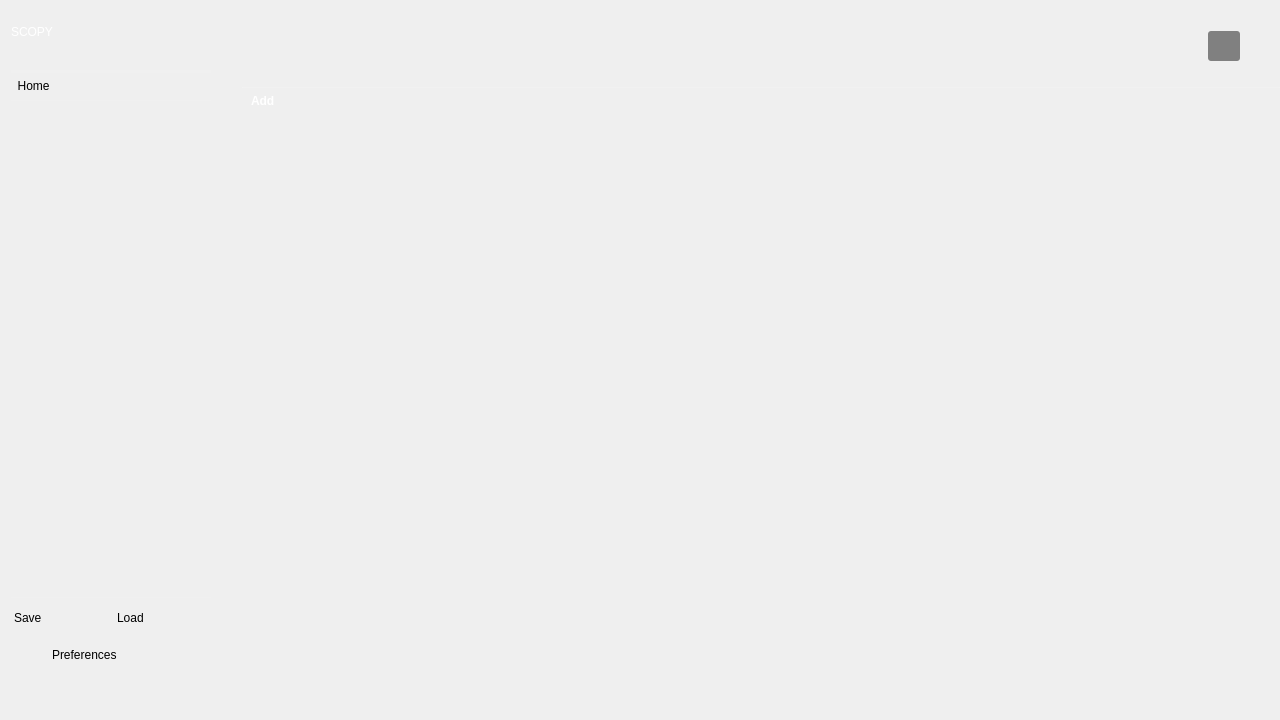
<?xml version="1.0" encoding="UTF-8"?>
<ui version="4.0">
 <class>ToolLauncher</class>
 <widget class="QMainWindow" name="ToolLauncher">
  <property name="geometry">
   <rect>
    <x>0</x>
    <y>0</y>
    <width>1280</width>
    <height>720</height>
   </rect>
  </property>
  <property name="minimumSize">
   <size>
    <width>1280</width>
    <height>720</height>
   </size>
  </property>
  <property name="windowTitle">
   <string>Scopy</string>
  </property>
  <widget class="QWidget" name="centralWidget">
   <property name="sizePolicy">
    <sizepolicy hsizetype="Maximum" vsizetype="Minimum">
     <horstretch>0</horstretch>
     <verstretch>0</verstretch>
    </sizepolicy>
   </property>
   <layout class="QHBoxLayout" name="horizontalLayout_3">
    <property name="topMargin">
     <number>0</number>
    </property>
    <property name="rightMargin">
     <number>0</number>
    </property>
    <property name="bottomMargin">
     <number>0</number>
    </property>
    <item>
     <widget class="adiscope::MenuAnim" name="menu" native="true">
      <property name="sizePolicy">
       <sizepolicy hsizetype="Preferred" vsizetype="Preferred">
        <horstretch>0</horstretch>
        <verstretch>0</verstretch>
       </sizepolicy>
      </property>
      <property name="minimumSize">
       <size>
        <width>64</width>
        <height>0</height>
       </size>
      </property>
      <property name="styleSheet">
       <string notr="true">.QWidget[selected=true] { background-color: rgba(0, 0, 0, 60); }</string>
      </property>
      <layout class="QVBoxLayout" name="verticalLayout">
       <property name="leftMargin">
        <number>0</number>
       </property>
       <property name="topMargin">
        <number>0</number>
       </property>
       <property name="rightMargin">
        <number>0</number>
       </property>
       <item>
        <widget class="QWidget" name="menuControl" native="true">
         <property name="styleSheet">
          <string notr="true">QPushButton { text-align:left; border: none; background-color: none; }
.QWidget:hover { background-color: rgba(0, 0, 0, 60); }
.QWidget[selected=true] { background-color: rgba(0, 0, 0, 60); }</string>
         </property>
         <layout class="QHBoxLayout" name="horizontalLayout_8">
          <property name="leftMargin">
           <number>0</number>
          </property>
          <property name="topMargin">
           <number>0</number>
          </property>
          <property name="rightMargin">
           <number>0</number>
          </property>
          <property name="bottomMargin">
           <number>0</number>
          </property>
          <item>
           <widget class="QPushButton" name="btnMenu">
            <property name="minimumSize">
             <size>
              <width>32</width>
              <height>64</height>
             </size>
            </property>
            <property name="styleSheet">
             <string notr="true">QPushButton {
font: 75 18pt &quot;Courier 10 Pitch&quot;;
color: rgb(255, 255, 255);
}</string>
            </property>
            <property name="text">
             <string>SCOPY</string>
            </property>
            <property name="icon">
             <iconset resource="../resources/resources.qrc">
              <normaloff>:/menu/menu_button.png</normaloff>:/menu/menu_button.png</iconset>
            </property>
            <property name="iconSize">
             <size>
              <width>32</width>
              <height>32</height>
             </size>
            </property>
            <property name="checkable">
             <bool>true</bool>
            </property>
            <property name="checked">
             <bool>true</bool>
            </property>
            <property name="flat">
             <bool>true</bool>
            </property>
           </widget>
          </item>
          <item>
           <spacer name="horizontalSpacer_3">
            <property name="orientation">
             <enum>Qt::Horizontal</enum>
            </property>
            <property name="sizeType">
             <enum>QSizePolicy::Fixed</enum>
            </property>
            <property name="sizeHint" stdset="0">
             <size>
              <width>32</width>
              <height>0</height>
             </size>
            </property>
           </spacer>
          </item>
         </layout>
        </widget>
       </item>
       <item>
        <widget class="Line" name="line_3">
         <property name="styleSheet">
          <string notr="true">color: rgba(255, 255, 255, 16);</string>
         </property>
         <property name="frameShadow">
          <enum>QFrame::Plain</enum>
         </property>
         <property name="lineWidth">
          <number>4</number>
         </property>
         <property name="orientation">
          <enum>Qt::Horizontal</enum>
         </property>
        </widget>
       </item>
       <item>
        <widget class="QWidget" name="home" native="true">
         <property name="maximumSize">
          <size>
           <width>16777215</width>
           <height>16777215</height>
          </size>
         </property>
         <property name="styleSheet">
          <string notr="true">QPushButton { text-align:left; border: none; background-color: none; }
.QWidget:hover { background-color: rgba(0, 0, 0, 60); }
.QWidget[selected=true] { background-color: rgba(0, 0, 0, 60); }</string>
         </property>
         <layout class="QHBoxLayout" name="horizontalLayout_7">
          <property name="spacing">
           <number>2</number>
          </property>
          <property name="leftMargin">
           <number>0</number>
          </property>
          <property name="topMargin">
           <number>0</number>
          </property>
          <property name="rightMargin">
           <number>2</number>
          </property>
          <property name="bottomMargin">
           <number>0</number>
          </property>
          <item>
           <widget class="QPushButton" name="btnHome">
            <property name="sizePolicy">
             <sizepolicy hsizetype="Minimum" vsizetype="Minimum">
              <horstretch>0</horstretch>
              <verstretch>0</verstretch>
             </sizepolicy>
            </property>
            <property name="minimumSize">
             <size>
              <width>32</width>
              <height>0</height>
             </size>
            </property>
            <property name="maximumSize">
             <size>
              <width>16777215</width>
              <height>16777215</height>
             </size>
            </property>
            <property name="text">
             <string>  Home</string>
            </property>
            <property name="icon">
             <iconset resource="../resources/resources.qrc">
              <normaloff>:/menu/home.png</normaloff>:/menu/home.png</iconset>
            </property>
            <property name="iconSize">
             <size>
              <width>32</width>
              <height>32</height>
             </size>
            </property>
            <property name="checkable">
             <bool>true</bool>
            </property>
            <property name="flat">
             <bool>true</bool>
            </property>
            <attribute name="buttonGroup">
             <string notr="true">buttonGroup_2</string>
            </attribute>
           </widget>
          </item>
          <item>
           <spacer name="horizontalSpacer">
            <property name="orientation">
             <enum>Qt::Horizontal</enum>
            </property>
            <property name="sizeType">
             <enum>QSizePolicy::Fixed</enum>
            </property>
            <property name="sizeHint" stdset="0">
             <size>
              <width>32</width>
              <height>0</height>
             </size>
            </property>
           </spacer>
          </item>
         </layout>
        </widget>
       </item>
       <item>
        <widget class="Line" name="line_2">
         <property name="styleSheet">
          <string notr="true">color: rgba(255, 255, 255, 16);</string>
         </property>
         <property name="frameShadow">
          <enum>QFrame::Plain</enum>
         </property>
         <property name="orientation">
          <enum>Qt::Horizontal</enum>
         </property>
        </widget>
       </item>
       <item>
        <widget class="QScrollArea" name="scrollArea">
         <property name="sizePolicy">
          <sizepolicy hsizetype="Preferred" vsizetype="Expanding">
           <horstretch>0</horstretch>
           <verstretch>0</verstretch>
          </sizepolicy>
         </property>
         <property name="minimumSize">
          <size>
           <width>200</width>
           <height>0</height>
          </size>
         </property>
         <property name="frameShape">
          <enum>QFrame::NoFrame</enum>
         </property>
         <property name="horizontalScrollBarPolicy">
          <enum>Qt::ScrollBarAlwaysOff</enum>
         </property>
         <property name="widgetResizable">
          <bool>true</bool>
         </property>
         <widget class="QWidget" name="scrollAreaWidgetContents">
          <property name="geometry">
           <rect>
            <x>0</x>
            <y>0</y>
            <width>200</width>
            <height>467</height>
           </rect>
          </property>
          <property name="minimumSize">
           <size>
            <width>0</width>
            <height>0</height>
           </size>
          </property>
          <layout class="QVBoxLayout" name="verticalLayout_4">
           <property name="spacing">
            <number>0</number>
           </property>
           <property name="leftMargin">
            <number>0</number>
           </property>
           <property name="topMargin">
            <number>0</number>
           </property>
           <property name="rightMargin">
            <number>0</number>
           </property>
           <property name="bottomMargin">
            <number>0</number>
           </property>
           <item>
            <widget class="QWidget" name="widget" native="true">
             <property name="sizePolicy">
              <sizepolicy hsizetype="Expanding" vsizetype="Expanding">
               <horstretch>0</horstretch>
               <verstretch>0</verstretch>
              </sizepolicy>
             </property>
             <property name="styleSheet">
              <string notr="true"/>
             </property>
             <layout class="QVBoxLayout" name="menuOptionsLayout">
              <property name="sizeConstraint">
               <enum>QLayout::SetMinAndMaxSize</enum>
              </property>
              <property name="leftMargin">
               <number>0</number>
              </property>
             </layout>
            </widget>
           </item>
          </layout>
         </widget>
        </widget>
       </item>
       <item>
        <widget class="Line" name="line">
         <property name="styleSheet">
          <string notr="true">color: rgba(255, 255, 255, 16);</string>
         </property>
         <property name="frameShadow">
          <enum>QFrame::Plain</enum>
         </property>
         <property name="orientation">
          <enum>Qt::Horizontal</enum>
         </property>
        </widget>
       </item>
       <item>
        <layout class="QHBoxLayout" name="horizontalLayout_4">
         <item>
          <widget class="QWidget" name="Save" native="true">
           <property name="enabled">
            <bool>true</bool>
           </property>
           <layout class="QHBoxLayout" name="horizontalLayout_5">
            <property name="spacing">
             <number>0</number>
            </property>
            <property name="leftMargin">
             <number>3</number>
            </property>
            <property name="topMargin">
             <number>3</number>
            </property>
            <property name="rightMargin">
             <number>3</number>
            </property>
            <property name="bottomMargin">
             <number>3</number>
            </property>
            <item>
             <widget class="QPushButton" name="saveBtn">
              <property name="enabled">
               <bool>true</bool>
              </property>
              <property name="sizePolicy">
               <sizepolicy hsizetype="Preferred" vsizetype="Preferred">
                <horstretch>0</horstretch>
                <verstretch>0</verstretch>
               </sizepolicy>
              </property>
              <property name="maximumSize">
               <size>
                <width>16777215</width>
                <height>16777215</height>
               </size>
              </property>
              <property name="styleSheet">
               <string notr="true">QPushButton { text-align:left; border: none; background-color: none; }
QWidget:hover { background-color: rgba(0, 0, 0, 60); }
.QWidget[selected=true] { background-color: rgba(0, 0, 0, 60); }</string>
              </property>
              <property name="text">
               <string>Save</string>
              </property>
              <property name="icon">
               <iconset>
                <normalon>:/icons/ic save.svg</normalon>
               </iconset>
              </property>
              <property name="flat">
               <bool>true</bool>
              </property>
             </widget>
            </item>
            <item>
             <spacer name="horizontalSpacer_6">
              <property name="orientation">
               <enum>Qt::Horizontal</enum>
              </property>
              <property name="sizeType">
               <enum>QSizePolicy::Fixed</enum>
              </property>
              <property name="sizeHint" stdset="0">
               <size>
                <width>5</width>
                <height>20</height>
               </size>
              </property>
             </spacer>
            </item>
           </layout>
          </widget>
         </item>
         <item>
          <widget class="QWidget" name="Load" native="true">
           <property name="enabled">
            <bool>true</bool>
           </property>
           <layout class="QHBoxLayout" name="horizontalLayout_6">
            <property name="spacing">
             <number>0</number>
            </property>
            <property name="leftMargin">
             <number>3</number>
            </property>
            <property name="topMargin">
             <number>3</number>
            </property>
            <property name="rightMargin">
             <number>3</number>
            </property>
            <property name="bottomMargin">
             <number>3</number>
            </property>
            <item>
             <widget class="QPushButton" name="loadBtn">
              <property name="sizePolicy">
               <sizepolicy hsizetype="Preferred" vsizetype="Preferred">
                <horstretch>0</horstretch>
                <verstretch>0</verstretch>
               </sizepolicy>
              </property>
              <property name="maximumSize">
               <size>
                <width>16777215</width>
                <height>16777215</height>
               </size>
              </property>
              <property name="styleSheet">
               <string notr="true">QPushButton { text-align:left; border: none; background-color: none; }
QWidget:hover { background-color: rgba(0, 0, 0, 60); }
.QWidget[selected=true] { background-color: rgba(0, 0, 0, 60); }</string>
              </property>
              <property name="text">
               <string>Load</string>
              </property>
              <property name="icon">
               <iconset>
                <normalon>:/icons/ic load.svg</normalon>
               </iconset>
              </property>
              <property name="flat">
               <bool>true</bool>
              </property>
             </widget>
            </item>
            <item>
             <spacer name="horizontalSpacer_8">
              <property name="orientation">
               <enum>Qt::Horizontal</enum>
              </property>
              <property name="sizeType">
               <enum>QSizePolicy::Fixed</enum>
              </property>
              <property name="sizeHint" stdset="0">
               <size>
                <width>5</width>
                <height>20</height>
               </size>
              </property>
             </spacer>
            </item>
           </layout>
          </widget>
         </item>
        </layout>
       </item>
       <item>
        <widget class="QWidget" name="preference" native="true">
         <property name="styleSheet">
          <string notr="true">QPushButton { text-align:left; border: none; background-color: none; }
.QWidget:hover { background-color: rgba(0, 0, 0, 60); }
.QWidget[selected=true] { background-color: rgba(0, 0, 0, 60); }</string>
         </property>
         <layout class="QHBoxLayout" name="horizontalLayout_9">
          <item>
           <widget class="QPushButton" name="prefBtn">
            <property name="sizePolicy">
             <sizepolicy hsizetype="Minimum" vsizetype="Preferred">
              <horstretch>0</horstretch>
              <verstretch>0</verstretch>
             </sizepolicy>
            </property>
            <property name="maximumSize">
             <size>
              <width>100</width>
              <height>16777215</height>
             </size>
            </property>
            <property name="text">
             <string>Preferences</string>
            </property>
            <property name="checkable">
             <bool>true</bool>
            </property>
            <property name="flat">
             <bool>true</bool>
            </property>
            <attribute name="buttonGroup">
             <string notr="true">buttonGroup_2</string>
            </attribute>
           </widget>
          </item>
          <item>
           <spacer name="horizontalSpacer_9">
            <property name="orientation">
             <enum>Qt::Horizontal</enum>
            </property>
            <property name="sizeType">
             <enum>QSizePolicy::Fixed</enum>
            </property>
            <property name="sizeHint" stdset="0">
             <size>
              <width>18</width>
              <height>0</height>
             </size>
            </property>
           </spacer>
          </item>
         </layout>
         <zorder>prefBtn</zorder>
         <zorder>horizontalSpacer_9</zorder>
        </widget>
       </item>
       <item>
        <layout class="QHBoxLayout" name="analogLogo">
         <property name="spacing">
          <number>0</number>
         </property>
         <item>
          <widget class="QWidget" name="logo" native="true">
           <property name="enabled">
            <bool>false</bool>
           </property>
           <property name="sizePolicy">
            <sizepolicy hsizetype="Minimum" vsizetype="Minimum">
             <horstretch>0</horstretch>
             <verstretch>0</verstretch>
            </sizepolicy>
           </property>
           <property name="minimumSize">
            <size>
             <width>32</width>
             <height>30</height>
            </size>
           </property>
           <property name="maximumSize">
            <size>
             <width>104</width>
             <height>30</height>
            </size>
           </property>
           <property name="styleSheet">
            <string notr="true">.QWidget:hover { background-color: rgba(0, 0, 0, 60);} 
QWidget {
background-image: url(:/menu/adi.png);
background-repeat: no-repeat;
background-position: left center;
}</string>
           </property>
          </widget>
         </item>
         <item>
          <spacer name="horizontalSpacer_4">
           <property name="orientation">
            <enum>Qt::Horizontal</enum>
           </property>
           <property name="sizeType">
            <enum>QSizePolicy::Fixed</enum>
           </property>
           <property name="sizeHint" stdset="0">
            <size>
             <width>32</width>
             <height>0</height>
            </size>
           </property>
          </spacer>
         </item>
        </layout>
       </item>
      </layout>
     </widget>
    </item>
    <item>
     <layout class="QHBoxLayout" name="centralLayout">
      <item>
       <widget class="adiscope::DetachDragZone" name="homeWidget" native="true">
        <property name="sizePolicy">
         <sizepolicy hsizetype="Preferred" vsizetype="MinimumExpanding">
          <horstretch>0</horstretch>
          <verstretch>0</verstretch>
         </sizepolicy>
        </property>
        <layout class="QVBoxLayout" name="verticalLayout_3">
         <property name="spacing">
          <number>0</number>
         </property>
         <property name="leftMargin">
          <number>0</number>
         </property>
         <property name="rightMargin">
          <number>0</number>
         </property>
         <property name="bottomMargin">
          <number>0</number>
         </property>
         <item>
          <layout class="QVBoxLayout" name="connect_menu">
           <property name="leftMargin">
            <number>25</number>
           </property>
           <property name="topMargin">
            <number>0</number>
           </property>
           <property name="bottomMargin">
            <number>10</number>
           </property>
           <item>
            <layout class="QHBoxLayout" name="hLayout_topbar">
             <property name="spacing">
              <number>0</number>
             </property>
             <property name="leftMargin">
              <number>0</number>
             </property>
             <property name="topMargin">
              <number>20</number>
             </property>
             <property name="rightMargin">
              <number>40</number>
             </property>
             <property name="bottomMargin">
              <number>20</number>
             </property>
             <item>
              <spacer name="horizontalSpacer_5">
               <property name="orientation">
                <enum>Qt::Horizontal</enum>
               </property>
               <property name="sizeHint" stdset="0">
                <size>
                 <width>0</width>
                 <height>20</height>
                </size>
               </property>
              </spacer>
             </item>
             <item>
              <widget class="QWidget" name="logo_2" native="true">
               <property name="enabled">
                <bool>false</bool>
               </property>
               <property name="sizePolicy">
                <sizepolicy hsizetype="Minimum" vsizetype="Minimum">
                 <horstretch>0</horstretch>
                 <verstretch>0</verstretch>
                </sizepolicy>
               </property>
               <property name="minimumSize">
                <size>
                 <width>104</width>
                 <height>30</height>
                </size>
               </property>
               <property name="maximumSize">
                <size>
                 <width>104</width>
                 <height>30</height>
                </size>
               </property>
               <property name="styleSheet">
                <string notr="true">background-image: url(:/menu/adi.png);
background-repeat: no-repeat;
background-position: left center;
min-width: 104px;
min-height: 30px;</string>
               </property>
              </widget>
             </item>
             <item>
              <spacer name="horizontalSpacer_7">
               <property name="orientation">
                <enum>Qt::Horizontal</enum>
               </property>
               <property name="sizeHint" stdset="0">
                <size>
                 <width>0</width>
                 <height>20</height>
                </size>
               </property>
              </spacer>
             </item>
             <item>
              <widget class="QPushButton" name="btnConnect">
               <property name="enabled">
                <bool>false</bool>
               </property>
               <property name="font">
                <font>
                 <family>monospace</family>
                 <pointsize>10</pointsize>
                 <weight>75</weight>
                 <italic>false</italic>
                 <bold>true</bold>
                </font>
               </property>
               <property name="styleSheet">
                <string notr="true">QPushButton {
color: white;
background-color: orange;
font-family: &quot;monospace&quot;;
font-weight: bold;
height: 30px;
border-width: 0px;
border-radius: 3px;
min-width: 6em;
qproperty-text: &quot;Connect&quot;;
}
QPushButton:disabled {
background-color: grey;
}
QPushButton:pressed {
background-color: #F45000;
}
QPushButton[connected=true] {
background-color: green;
qproperty-text: &quot;Connected&quot;;
}
QPushButton[failed=true] {
background-color: red;
qproperty-text: &quot;Failed&quot;;
}</string>
               </property>
              </widget>
             </item>
            </layout>
           </item>
           <item>
            <widget class="Line" name="line_separator">
             <property name="minimumSize">
              <size>
               <width>0</width>
               <height>1</height>
              </size>
             </property>
             <property name="maximumSize">
              <size>
               <width>16777215</width>
               <height>1</height>
              </size>
             </property>
             <property name="styleSheet">
              <string notr="true">border: 1px solid rgba(255, 255, 255, 16);</string>
             </property>
             <property name="orientation">
              <enum>Qt::Horizontal</enum>
             </property>
            </widget>
           </item>
           <item>
            <widget class="QGroupBox" name="groupBox">
             <property name="sizePolicy">
              <sizepolicy hsizetype="Preferred" vsizetype="Maximum">
               <horstretch>0</horstretch>
               <verstretch>0</verstretch>
              </sizepolicy>
             </property>
             <property name="styleSheet">
              <string notr="true">background-color: transparent;
border: 0px;</string>
             </property>
             <property name="title">
              <string/>
             </property>
             <layout class="QHBoxLayout" name="horizontalLayout">
              <property name="leftMargin">
               <number>0</number>
              </property>
              <property name="topMargin">
               <number>0</number>
              </property>
              <property name="rightMargin">
               <number>0</number>
              </property>
              <property name="bottomMargin">
               <number>0</number>
              </property>
              <item>
               <layout class="QHBoxLayout" name="devicesList"/>
              </item>
              <item>
               <layout class="QVBoxLayout" name="verticalLayout_2">
                <property name="leftMargin">
                 <number>9</number>
                </property>
                <property name="topMargin">
                 <number>0</number>
                </property>
                <property name="rightMargin">
                 <number>9</number>
                </property>
                <property name="bottomMargin">
                 <number>9</number>
                </property>
                <item>
                 <widget class="QLabel" name="labelAdd">
                  <property name="styleSheet">
                   <string notr="true">QLabel {
qproperty-alignment: AlignCenter;
color: white;
font-family: &quot;monospace&quot;;
font-weight: bold;
}</string>
                  </property>
                  <property name="text">
                   <string>Add</string>
                  </property>
                 </widget>
                </item>
                <item>
                 <widget class="QPushButton" name="btnAdd">
                  <property name="sizePolicy">
                   <sizepolicy hsizetype="Fixed" vsizetype="MinimumExpanding">
                    <horstretch>0</horstretch>
                    <verstretch>0</verstretch>
                   </sizepolicy>
                  </property>
                  <property name="minimumSize">
                   <size>
                    <width>78</width>
                    <height>64</height>
                   </size>
                  </property>
                  <property name="styleSheet">
                   <string notr="true">QPushButton {
height: 30px;
border-width: 0px;
border-radius: 3px;
min-width: 6em;
}
QPushButton:hover {
background-color: orange;
}</string>
                  </property>
                  <property name="text">
                   <string/>
                  </property>
                  <property name="icon">
                   <iconset resource="../resources/resources.qrc">
                    <normaloff>:/menu/add.svg</normaloff>:/menu/add.svg</iconset>
                  </property>
                  <property name="iconSize">
                   <size>
                    <width>64</width>
                    <height>64</height>
                   </size>
                  </property>
                  <property name="flat">
                   <bool>true</bool>
                  </property>
                 </widget>
                </item>
                <item>
                 <spacer name="verticalSpacer_3">
                  <property name="orientation">
                   <enum>Qt::Vertical</enum>
                  </property>
                  <property name="sizeHint" stdset="0">
                   <size>
                    <width>0</width>
                    <height>0</height>
                   </size>
                  </property>
                 </spacer>
                </item>
               </layout>
              </item>
              <item>
               <spacer name="horizontalSpacer_2">
                <property name="orientation">
                 <enum>Qt::Horizontal</enum>
                </property>
                <property name="sizeHint" stdset="0">
                 <size>
                  <width>40</width>
                  <height>20</height>
                 </size>
                </property>
               </spacer>
              </item>
              <item>
               <spacer name="verticalSpacer">
                <property name="orientation">
                 <enum>Qt::Vertical</enum>
                </property>
                <property name="sizeHint" stdset="0">
                 <size>
                  <width>20</width>
                  <height>100</height>
                 </size>
                </property>
               </spacer>
              </item>
             </layout>
            </widget>
           </item>
          </layout>
         </item>
         <item>
          <widget class="adiscope::StackedHomepage" name="stackedWidget"/>
         </item>
        </layout>
       </widget>
      </item>
     </layout>
    </item>
   </layout>
  </widget>
  <action name="actionQuit">
   <property name="text">
    <string>Quit</string>
   </property>
   <property name="shortcutContext">
    <enum>Qt::WindowShortcut</enum>
   </property>
  </action>
  <action name="actionADC_Offset">
   <property name="text">
    <string>ADC Offset</string>
   </property>
  </action>
  <action name="actionADC_Gain">
   <property name="text">
    <string>ADC Gain</string>
   </property>
  </action>
  <action name="actionReset_ADC_Calibration">
   <property name="text">
    <string>Reset ADC Calibration</string>
   </property>
  </action>
 </widget>
 <layoutdefault spacing="6" margin="11"/>
 <customwidgets>
  <customwidget>
   <class>adiscope::DetachDragZone</class>
   <extends>QWidget</extends>
   <header>detachdragzone.h</header>
   <container>1</container>
  </customwidget>
  <customwidget>
   <class>adiscope::MenuAnim</class>
   <extends>QWidget</extends>
   <header>menu_anim.hpp</header>
   <container>1</container>
  </customwidget>
  <customwidget>
   <class>adiscope::StackedHomepage</class>
   <extends>QStackedWidget</extends>
   <header>stacked_homepage.h</header>
   <container>1</container>
  </customwidget>
 </customwidgets>
 <resources>
  <include location="../resources/resources.qrc"/>
 </resources>
 <connections>
  <connection>
   <sender>btnMenu</sender>
   <signal>toggled(bool)</signal>
   <receiver>menu</receiver>
   <slot>toggleMenu(bool)</slot>
   <hints>
    <hint type="sourcelabel">
     <x>23</x>
     <y>24</y>
    </hint>
    <hint type="destinationlabel">
     <x>40</x>
     <y>402</y>
    </hint>
   </hints>
  </connection>
 </connections>
 <buttongroups>
  <buttongroup name="buttonGroup_2"/>
 </buttongroups>
</ui>
